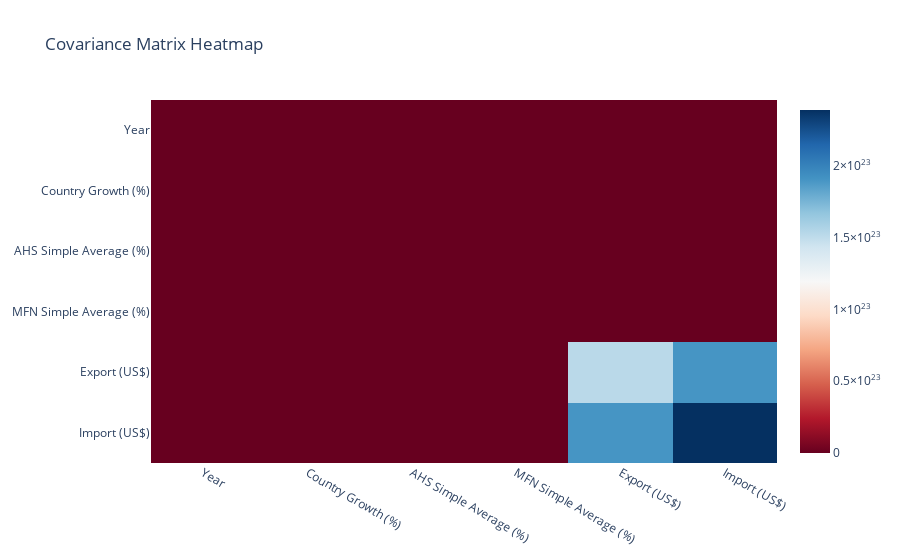

The code cell stored with this chart in its notebook:
### Code cell
# Calculate covariance matrix
covariance_matrix = ger_trade.cov()

# Create covariance heatmap
fig = px.imshow(
    covariance_matrix,
    title="Covariance Matrix Heatmap",
    color_continuous_scale="RdBu",
    aspect="auto",
)
# fig.update_layout(width=800, height=800)
fig.show()

### Figure 1 — Plotly figure (JSON) as saved in the notebook; plotly's stock layout.template omitted (floating-point values rounded to 4 significant figures)
{"data": [{"coloraxis": "coloraxis", "hovertemplate": "x: %{x}<br>y: %{y}<br>color: %{z}<extra></extra>", "name": "0", "type": "heatmap", "x": ["Year", "Country Growth (%)", "AHS Simple Average (%)", "MFN Simple Average (%)", "Export (US$)", "Import (US$)"], "xaxis": "x", "y": ["Year", "Country Growth (%)", "AHS Simple Average (%)", "MFN Simple Average (%)", "Export (US$)", "Import (US$)"], "yaxis": "y", "z": [[99.17, -9.205, -52.4, -59.47, 3757000000000.0, 4687000000000.0], [-9.205, 33.08, 15.98, 11.8, -146600000000.0, -183600000000.0], [-52.4, 15.98, 70.93, 63.89, -2110000000000.0, -2611000000000.0], [-59.47, 11.8, 63.89, 78.19, -2393000000000.0, -2961000000000.0], [3757000000000.0, -146600000000.0, -2110000000000.0, -2393000000000.0, 1.523e+23, 1.902e+23], [4687000000000.0, -183600000000.0, -2611000000000.0, -2961000000000.0, 1.902e+23, 2.39e+23]]}], "layout": {"coloraxis": {"colorscale": [[0, "rgb(103,0,31)"], [0.1, "rgb(178,24,43)"], [0.2, "rgb(214,96,77)"], [0.3, "rgb(244,165,130)"], [0.4, "rgb(253,219,199)"], [0.5, "rgb(247,247,247)"], [0.6, "rgb(209,229,240)"], [0.7, "rgb(146,197,222)"], [0.8, "rgb(67,147,195)"], [0.9, "rgb(33,102,172)"], [1, "rgb(5,48,97)"]]}, "title": {"text": "Covariance Matrix Heatmap"}, "xaxis": {"anchor": "y", "domain": [0, 1]}, "yaxis": {"anchor": "x", "autorange": "reversed", "domain": [0, 1]}}}
